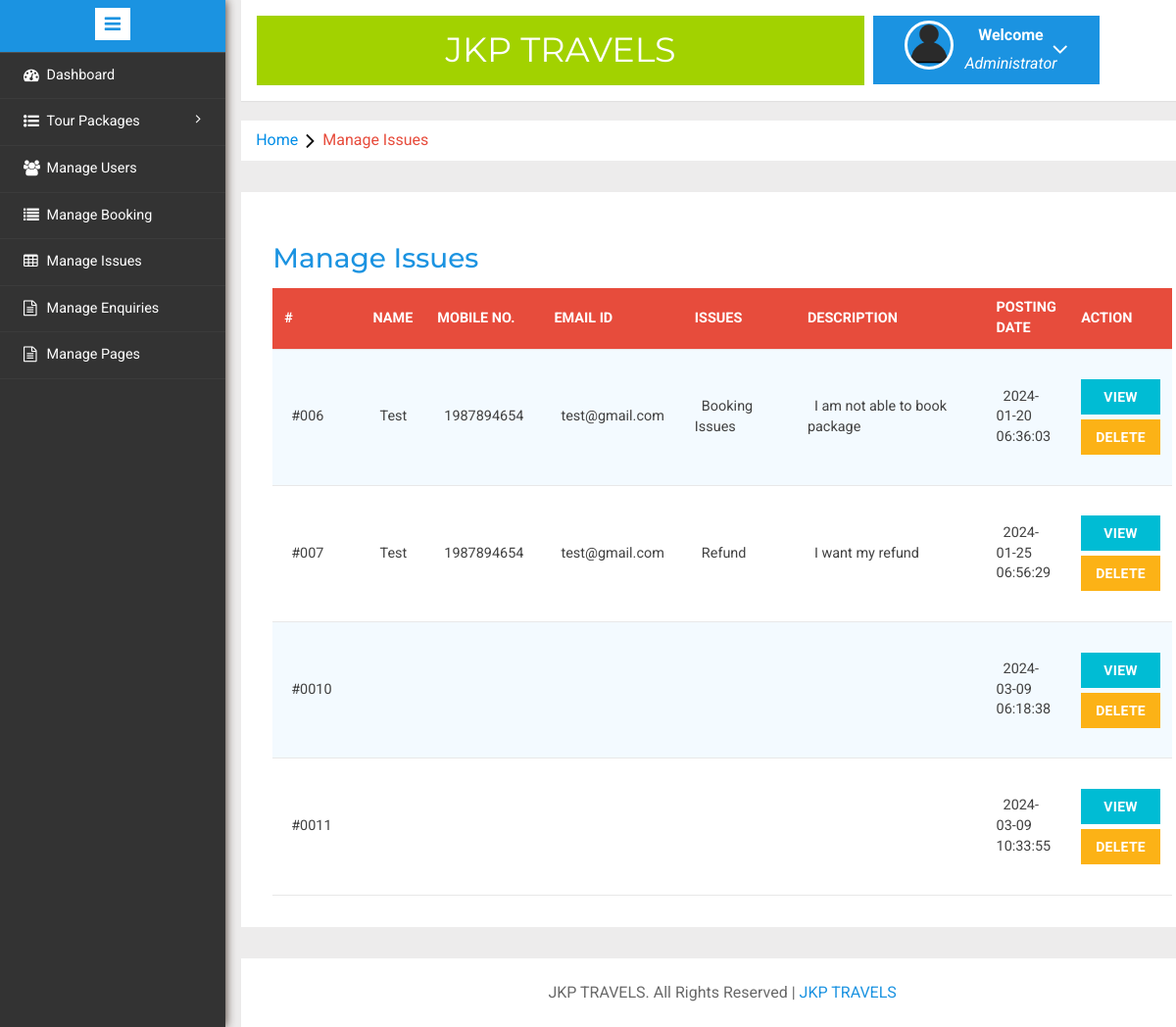
/admin/manageissues.php (signed in), run on the app's committed database.
### tables this page shows
CREATE TABLE `tblissues` (
  `id` int(11) NOT NULL,
  `UserEmail` varchar(100) DEFAULT NULL,
  `Issue` varchar(100) DEFAULT NULL,
  `Description` mediumtext DEFAULT NULL,
  `PostingDate` timestamp NULL DEFAULT current_timestamp(),
  `AdminRemark` mediumtext DEFAULT NULL,
  `AdminremarkDate` timestamp NULL DEFAULT NULL ON UPDATE current_timestamp()
);

CREATE TABLE `tblusers` (
  `id` int(11) NOT NULL,
  `FullName` varchar(100) DEFAULT NULL,
  `MobileNumber` char(10) DEFAULT NULL,
  `EmailId` varchar(70) DEFAULT NULL,
  `Password` varchar(100) DEFAULT NULL,
  `RegDate` timestamp NULL DEFAULT current_timestamp(),
  `UpdationDate` timestamp NULL DEFAULT NULL ON UPDATE current_timestamp()
);

### admin/manageissues.php (the view, shortened to what this page needs)
<?php
include('includes/config.php');
if(strlen($_SESSION['alogin'])==0)
	{
header('location:index.php');
}
else{
	?>
<!DOCTYPE HTML>
<html>
<head>
<link href="css/bootstrap.min.css" rel='stylesheet' type='text/css' />
<link href="css/style.css" rel='stylesheet' type='text/css' />
<link rel="stylesheet" href="css/morris.css" type="text/css"/>
<link href="css/font-awesome.css" rel="stylesheet">
<link rel="stylesheet" type="text/css" href="css/table-style.css" />
<link rel="stylesheet" type="text/css" href="css/basictable.css" />
<link rel="stylesheet" href="css/icon-font.min.css" type='text/css' />
</head>
<body>
   <div class="page-container">
<div class="left-content">
	   <div class="mother-grid-inner">
				<?php include('includes/header.php');?>
				</div>
<ol class="breadcrumb">
                <li class="breadcrumb-item"><a href="dashboard.php">Home</a><i class="fa fa-angle-right"></i>Manage Issues</li>
            </ol>
<div class="agile-grids">
				<div class="agile-tables">
					<div class="w3l-table-info">
					  <h2>Manage Issues</h2>
					    <table id="table">
						<thead>
						  <tr>
						  <th>#</th>
							<th>Name</th>
							<th>Mobile No.</th>
							<th>Email Id</th>
							<th>Issues </th>
							<th>Description </th>
							<th>Posting date </th>
							<th>Action </th>
						  </tr>
						</thead>
						<tbody>
<?php $sql = "SELECT tblissues.id as id,tblusers.FullName as fname,tblusers.MobileNumber as mnumber,tblusers.EmailId as email,tblissues.Issue as issue,tblissues.Description as Description,tblissues.PostingDate as PostingDate from tblissues left join tblusers on tblusers.EmailId=tblissues.UserEmail";
$query = $dbh -> prepare($sql);
$query->execute();
$results=$query->fetchAll(PDO::FETCH_OBJ);
if($query->rowCount() > 0)
{
foreach($results as $result)
{				?>
						  <tr>
							<td width="120">#00<?php echo htmlentities($result->id);?></td>
							<td width="50"><?php echo htmlentities($result->fname);?></td>
								<td width="50"><?php echo htmlentities($result->mnumber);?></td>
							<td width="50"><?php echo htmlentities($result->email);?></td>
							<td width="200"><?php echo htmlentities($result->issue);?></a></td>
							<td width="400"><?php echo htmlentities($result->Description);?></td>
								<td width="50"><?php echo htmlentities($result->PostingDate);?></td>
<td><a href="javascript:void(0);" onClick="popUpWindow('updateissue.php?iid=<?php echo ($result->id);?>');" class="btn btn-primary btn-block">View </a>
<a href="manageissues.php?action=delete&&id=<?php echo $result->id;?>" onclick="return confirm('Do you really want to delete?')" class="btn btn-danger btn-block">Delete</a>
</td>
</tr>
						 <?php } }?>
						</tbody>
					  </table>
					</div>
			</div>
<?php include('includes/footer.php');?>
</div>
</div>
						<?php include('includes/sidebarmenu.php');?>
							</div>
</body>
</html>
<?php } ?>

### admin/css/table-style.css (style rules this page uses)
table { background: white; border-collapse: collapse; margin: 1em 0 0; width: 100%; }
table tr, table th, table td { border: none; border-bottom: 1px solid #e8e8e8; font-size: .95em; }
table th, table td { padding: 10px 12px; text-align: left; }
table th { background: #e74c3c; color: #fff; text-transform: uppercase; }
table tr td { background: #f3faff; color: #424242; }
table tr:nth-of-type(2n+2) td { background: #ffffff; }
table { width: 100%; }

### data on the page
tblissues: id "6", tblusers.FullName "Test", tblusers.MobileNumber "1987894654", tblusers.EmailId "test@gmail.com", Issue "Booking Issues", Description "I am not able to book package", PostingDate "2024-01-20 06:36:03"
tblissues: id "7", tblusers.FullName "Test", tblusers.MobileNumber "1987894654", tblusers.EmailId "test@gmail.com", Issue "Refund", Description "I want my refund", PostingDate "2024-01-25 06:56:29"
tblissues: id "10", PostingDate "2024-03-09 06:18:38"
tblissues: id "11", PostingDate "2024-03-09 10:33:55"
